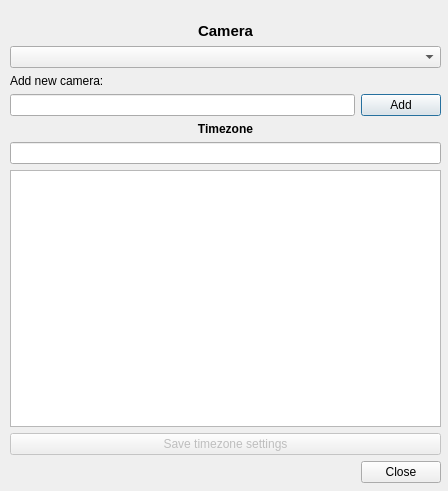
<?xml version="1.0" encoding="UTF-8"?>
<ui version="4.0">
 <class>Dialog</class>
 <widget class="QDialog" name="Dialog">
  <property name="geometry">
   <rect>
    <x>0</x>
    <y>0</y>
    <width>448</width>
    <height>491</height>
   </rect>
  </property>
  <property name="windowTitle">
   <string>Dialog</string>
  </property>
  <widget class="QWidget" name="layoutWidget">
   <property name="geometry">
    <rect>
     <x>10</x>
     <y>22</y>
     <width>431</width>
     <height>461</height>
    </rect>
   </property>
   <layout class="QVBoxLayout" name="verticalLayout_2">
    <item>
     <widget class="QLabel" name="label_camera">
      <property name="font">
       <font>
        <pointsize>11</pointsize>
        <weight>75</weight>
        <bold>true</bold>
       </font>
      </property>
      <property name="text">
       <string>Camera</string>
      </property>
      <property name="textFormat">
       <enum>Qt::AutoText</enum>
      </property>
      <property name="alignment">
       <set>Qt::AlignBottom|Qt::AlignHCenter</set>
      </property>
     </widget>
    </item>
    <item>
     <widget class="QComboBox" name="comboBox_camera"/>
    </item>
    <item>
     <widget class="QLabel" name="label_new_camera">
      <property name="sizePolicy">
       <sizepolicy hsizetype="Preferred" vsizetype="Fixed">
        <horstretch>0</horstretch>
        <verstretch>0</verstretch>
       </sizepolicy>
      </property>
      <property name="text">
       <string>Add new camera:</string>
      </property>
     </widget>
    </item>
    <item>
     <layout class="QHBoxLayout" name="horizontalLayout_2">
      <item>
       <widget class="QLineEdit" name="lineEdit_new_camera">
        <property name="sizePolicy">
         <sizepolicy hsizetype="Expanding" vsizetype="Fixed">
          <horstretch>0</horstretch>
          <verstretch>0</verstretch>
         </sizepolicy>
        </property>
        <property name="alignment">
         <set>Qt::AlignLeading|Qt::AlignLeft|Qt::AlignVCenter</set>
        </property>
       </widget>
      </item>
      <item>
       <widget class="QPushButton" name="pushButton_new_camera">
        <property name="sizePolicy">
         <sizepolicy hsizetype="Minimum" vsizetype="Fixed">
          <horstretch>0</horstretch>
          <verstretch>0</verstretch>
         </sizepolicy>
        </property>
        <property name="text">
         <string>Add</string>
        </property>
        <property name="iconSize">
         <size>
          <width>16</width>
          <height>16</height>
         </size>
        </property>
        <property name="shortcut">
         <string/>
        </property>
       </widget>
      </item>
     </layout>
    </item>
    <item>
     <widget class="QLabel" name="label_timezone">
      <property name="font">
       <font>
        <weight>75</weight>
        <bold>true</bold>
       </font>
      </property>
      <property name="text">
       <string>Timezone</string>
      </property>
      <property name="alignment">
       <set>Qt::AlignCenter</set>
      </property>
     </widget>
    </item>
    <item>
     <widget class="QLineEdit" name="lineEdit_timezone"/>
    </item>
    <item>
     <widget class="QListWidget" name="listWidget_timezones"/>
    </item>
    <item>
     <widget class="QPushButton" name="pushButton">
      <property name="enabled">
       <bool>false</bool>
      </property>
      <property name="text">
       <string>Save timezone settings</string>
      </property>
      <property name="default">
       <bool>false</bool>
      </property>
      <property name="flat">
       <bool>false</bool>
      </property>
     </widget>
    </item>
    <item>
     <widget class="QDialogButtonBox" name="buttonBox">
      <property name="orientation">
       <enum>Qt::Horizontal</enum>
      </property>
      <property name="standardButtons">
       <set>QDialogButtonBox::Close</set>
      </property>
      <property name="centerButtons">
       <bool>false</bool>
      </property>
     </widget>
    </item>
   </layout>
  </widget>
 </widget>
 <resources/>
 <connections/>
</ui>
